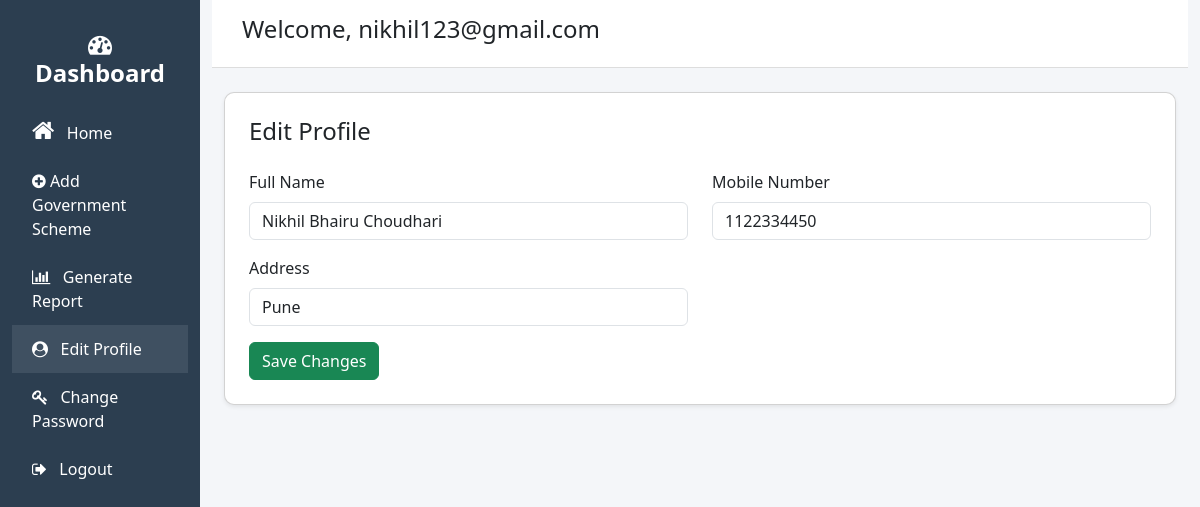
Page /edit-profile/ (signed in) on the committed database.
### office/models.py (models this page shows)
class Officer(models.Model):
    fullName= models.CharField(max_length=100)
    mobno = models.CharField(max_length=10, unique=True)
    email = models.EmailField(max_length=254, unique=True)
    address = models.TextField()
    access=models.BooleanField(default=False)
    password= models.CharField(max_length=20)
    date = models.DateTimeField(auto_now_add=True)

### office/views.py (the view, shortened to what this page needs)
# urls.py: path('edit-profile/', fviews.editProfile, name='edit_profile'), #delete the scheme
def editProfile(request):
    if 'officeemail' not in request.session:  # Check if the session is set
        return redirect('office_login')  # Redirect to the login page if session is not set
    office_email = request.session.get('officeemail')
    cls = status = notify =None
    profile = Officer.objects.get(email=office_email)
    return render(request, 'office/editProfile.html', {'user': profile, 'cls':cls, 'status':status, 'notify':notify})

### templates/office/editProfile.html (shortened to what this page needs)
<!DOCTYPE html>
<html lang="en">
<head>
  <link href="https://cdn.jsdelivr.net/npm/bootstrap@5.3.0/dist/css/bootstrap.min.css" rel="stylesheet">
  <link rel="stylesheet" href="https://cdnjs.cloudflare.com/ajax/libs/font-awesome/4.7.0/css/font-awesome.min.css">
  <link rel="stylesheet" href="/static/CSS/officer/officeDashBoard.css">
</head>
<body>
  <div class="container-fluid">
    <div class="row">
      {% include "office/f_header.html" %}
      <div class="col-md-10">
        <div class="header">
          <h4>Welcome, {{ request.session.officeemail }}</h4>
        </div>
        <div class="container mt-4">
          <div class="card shadow-sm p-4">
            <h4 class="mb-4">Edit Profile</h4>
            <form method="POST" enctype="multipart/form-data">
              <div class="row">
                <div class="col-md-6 mb-3">
                  <label for="name" class="form-label">Full Name</label>
                  <input type="text" class="form-control" id="name" name="name" value="{{ user.fullName }}" placeholder="Enter your full name" pattern="^[A-Za-z\s]+$"
                   required>
                </div>
                <div class="col-md-6 mb-3">
                  <label for="mobno" class="form-label">Mobile Number</label>
                  <input type="text" class="form-control" id="mobno" name="mobno"
                  pattern="^\d{10}$"
                  title="Please enter a valid 10-digit mobile number"  value="{{ user.mobno }}" placeholder="Enter your mobile number" required>
                </div>
              </div>
              <div class="row">
                <div class="col-md-6 mb-3">
                  <label for="address" class="form-label">Address</label>
                  <input type="text" class="form-control" id="address" name="address" value="{{ user.address }}" placeholder="Enter your address" required>
                </div>
              </div>
              <div class="d-flex justify-content-between">
                <button type="submit" class="btn btn-success">Save Changes</button>
              </div>
            </form>
          </div>
        </div>
      </div>
    </div>
  </div>
  {% include "office/f_footer.html" %}
</body>
</html>

### static/CSS/officer/officeDashboard.css (style rules this page uses)
body { background-color: #f4f6f9; }
.header { background-color: #fff; padding: 15px 30px; border-bottom: 1px solid #ddd; }
.card { border-radius: 10px; }

### rows in the picture
Officer: session.officeemail "nikhil123@gmail.com", name "Nikhil Bhairu Choudhari", mobno "1122334450", address "Pune"
